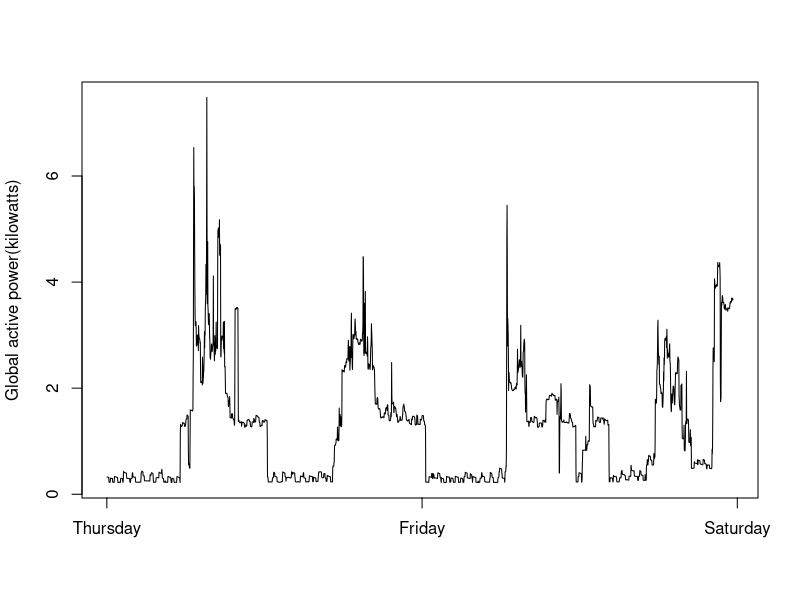

Reproduce this figure in R.
df_sub<-read.table("household_power_subset.txt",header = TRUE,sep = ";")

## the second plot
png("Plot2.png",width = 480,height = 480)
plot(df_sub$Global_active_power,type = "l",xaxt="n",xlab="",ylab="Global active power(kilowatts)")
axis(1,at=2900,"Saturday")
axis(1,at=1450,"Friday")
axis(1,at=0,"Thursday")
dev.off()